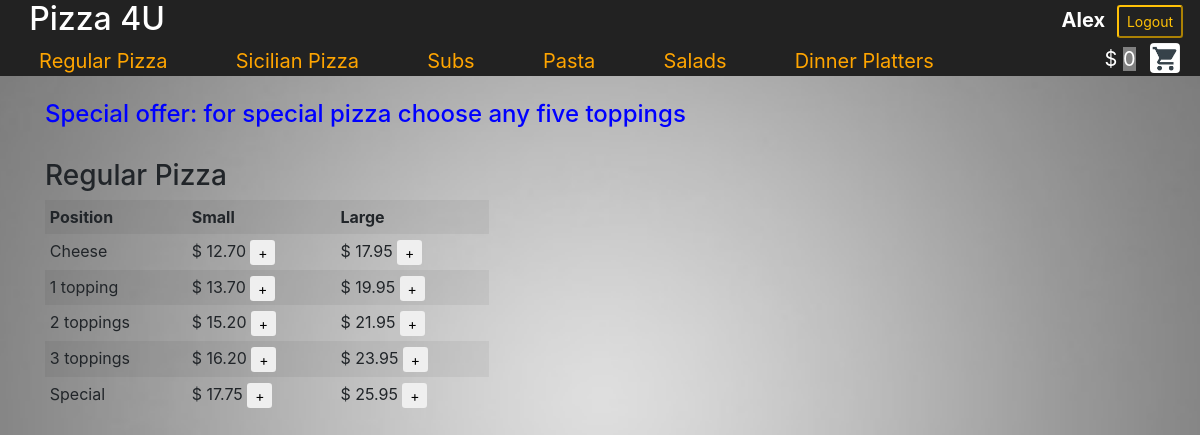
Screenshot of /menu/Regular Pizza (signed in) with the database file from the repository.
### orders/models.py (models this page shows, shortened)
class MenuPosition(models.Model):
	name = models.CharField(max_length=64)
	name_id = models.CharField(max_length=64)

class MenuTable(models.Model):
	id_position = models.AutoField(primary_key=True)
	category = models.CharField(max_length=64, help_text="Enter the category of dish")
	dish_name = models.CharField(max_length=64, null=True, help_text="Enter a dish")
	price_sml = models.DecimalField(max_digits=4, decimal_places=2, \
									null=True, blank=True, help_text="Enter price")
	price_lrg = models.DecimalField(max_digits=4, decimal_places=2, \
									null=True, blank=True, help_text="Enter price")
	topping_count = models.IntegerField(null=True, blank=True,\
									help_text="Enter topping count")

### orders/views.py (the view)
# urls.py: path("menu/<str:menu_position>", views.menu, name="menu"),
def menu(request, menu_position):
	menu_table = list(MenuTable.objects.filter(category=menu_position).values())
	toppings = MenuTable.objects.filter(category="Toppings").values()
	price_lrg = MenuTable.objects.filter(category=menu_position).values("price_lrg")
	flag = False
	for price in price_lrg:
		if price["price_lrg"] != None:
			flag = True
			break
	context = {\
				"user": request.user,\
				"menu_position":menu_position,\
				"menu_list": MenuPosition.objects.values_list(),\
				"menu_table": menu_table,\
				"toppings":toppings,\
				"flag": flag,\
				"total_cost": order_prise(request.user)
	}
	return render(request,"menu.html", context)

### orders/views.py (called while the page is built)
def order_prise(user_id):
	check_order(user_id)
	order_price = 0
	user_order = Orders.objects.filter(user_id=user_id, order_status="in basket").get()
	user_ord_numb = user_order.order_number
	order_list = OrderDetails.objects.filter(order_number=user_ord_numb)
	if user_order:
		for one_dish in order_list:
			if one_dish.dish_id.category != "Toppings":
				order_price += one_dish.price
	return order_price

def check_order(user_id):
	order_list_ = Orders.objects.filter(user_id=user_id, order_status="in basket").values()
	if len(order_list_) == 0:
		user_order = Orders(user=user_id, order_status="in basket")
		user_order.save()

### orders/templates/menu.html (shortened to what this page needs)
{% extends "index.html" %}
{% block body%}
	{% if flag %}
		{% if menu_position == 'Regular Pizza' or menu_position == 'Sicilian Pizza' %}
			<div style="margin-top: 30px;margin-bottom:30px; color: blue">
				<h4>Special offer: for special pizza choose any five toppings</h4>
			</div>
			<h3>{{ menu_position }}</h3>
			<table id="pizza_table" class="table table-striped table-hover table-borderless table-sm" style="width:40%">
				<tr >
	                <th>Position</th>
	                <th>Small</th>
		            <th>Large</th>
	        	</tr>
				{% for name in menu_table %}
		            <tr>
		                <td>{{ name.dish_name }}</td>
	                		{% if name.topping_count == None %}
	                			<td>$ {{ name.price_sml }}
									<a href="{% url 'add_in_basket' menu_position  name.id_position 'price_sml' None %}">
										<button class="btn btn-sm btn_submit" >+</button>
									</a>
								</td>
				                <td>
				                	$ {{ name.price_lrg }}
				                	<a href="{% url 'add_in_basket' menu_position  name.id_position 'price_lrg' None %}">
										<button class="btn btn-sm btn_submit" >+</button>
									</a>
								</td>
		                	{% else %}
			                	<td>$ {{ name.price_sml }}
										<button id="pizza_sml_btn" class="btn btn-sm btn_submit" data-toggle="modal" data-target="#myModal" value="{{menu_position}}, {{name.id_position}}, price_sml, {{name.topping_count}}">+</button>
								</td>
			                <td>
			                	$ {{ name.price_lrg }}
	 								<button id="pizza_lrg_btn" class="btn btn-sm btn_submit" data-toggle="modal" data-target="#myModal"
	 								value="{{menu_position}}, {{name.id_position}}, price_lrg, {{name.topping_count}}">+</button>
							</td>
						{% endif %}
					</tr>
				{% endfor %}
			</table>
    	{% endif %}
	{% endif %}
{% endblock %}

### orders/templates/index.html (shortened to what this page needs)
<!DOCTYPE html>
<html>
    <head>
        {% load static %}
        <link rel="stylesheet" href="https://maxcdn.bootstrapcdn.com/bootstrap/4.1.3/css/bootstrap.min.css">
        <link rel="stylesheet" type="text/css" href="{% static 'styles.css' %}">
    </head>
    <body >
        <div class="main-header" style="z-index:99999999">
            <div class="grid-container">
                <div>
                    <h2 class='text-white text-right'><a style="color: white; margin-right: 5px" href="{% url 'index'  %}">Pizza 4U</a></h2>
                </div>
                <div>
                </div>
                {% if user %}
                        <div id = "username_in_head" class='text-white text-right font-weight-bold' style="font-size: larges; margin: 5px;margin-right: -15px" >{{user}}</div>
                        <div>
                            <a href="{% url 'logout' %}">
                                <button id = "btn_logout" style="margin: 5px; margin-right: -15px" type="button" class="btn-sm btn-outline-warning">Logout</button>
                            </a>
                        </div>
                {% endif %}
            </div>
        {% if user.is_superuser %}
            </div>
            <div class="container" style="margin-top: 80px">
                <table>
                    {% for order in all_orders %}
                        <tr height="35">
                            <td>
                                <h5 id="inline">#{{ order.order_number }} - {{ order.user }} - {{ order.order_status }}</h5>
                            </td>
                            <td>
                                <div class="dropdown" id="inline">
                                    <button type="button" class="btn btn-success dropdown-toggle" data-toggle="dropdown">
                                    Order Status
                                    </button>
                                    <div class="dropdown-menu">
                                        <a class="dropdown-item" href="{% url 'order_status' order.order_number 'in procces' %}">in procces</a>
                                        <a class="dropdown-item" href="{% url 'order_status' order.order_number 'closed' %}">closed</a>
                                    </div>
                                </div>
                            </td>
                            <td>
                                <div class="dropdown" id="inline">
                                    <button type="button" class="btn btn-sml btn-info dropdown-toggle" data-toggle="dropdown">
                                    Order Details</button>
                                    <div class="dropdown-menu">
                                        {% for details in order_details %}
                                           {% if details.order_number.order_number == order.order_number %}
                                                {% if details.dish_id.category == "Toppings" %}
                                                    <a class="dropdown-item" style="margin-left: 30px">- {{ details.dish_id.dish_name }}</a>
                                                {% else %}
                                                    <a class="dropdown-item">{{ details.dish_id.category }}/{{ details.dish_id.dish_name }} - $ {{ details.price }}</a>
                                                {% endif %}
                                            {% endif %}
                                        {% endfor %}
                                    </div>
                                </div>
                            </td>
                        </tr>
                    {% endfor %}
                </table>
            </div>
        {% else  %}
            <div id = "menu_in_header " class="grid-container2">
                {% for menu_code, menu_position, menu_id in menu_list %}
                    <div>
                        <a style="color: orange" href="{% url 'menu' menu_position %}"> {{ menu_position }}</a>
                    </div>
                {% endfor %}
                <div>
                </div>
                {% if user %}
                    <div style="text-align: right;">
                       <p style="margin: -2.5px 0px;">$ <span style="background: gray;">{{ total_cost }}</span></p>
                    </div>
                    <div style="margin: -5px;">
                        <a href="{% url 'order' %}">
                            <button id="basket_btn" type="button" class="btn"></button>
                        </a>
                    </div>
                 {% endif %}
            </div>
        </div>
        <div class="container" style="margin-top: 100px">
            {% block body%}{% endblock %}
        </div>
        {% endif %}
    </body>
</html>

### orders/static/styles.css (style rules this page uses)
body { overflow: auto; background: url(./depositphotos_9218159-stock-photo-grey-background.jpg) no-repeat center center fixed; background-size: 120%; }
.main-header { position: fixed; top: 0; width: 100%; padding: 0px 10px; background: #222; }
.grid-container { display: grid; grid-template-columns: 160px auto 200px 100px; }
.grid-container2 { display: grid; grid-template-columns:repeat(8, auto) 5%; margin: -5px; padding: 5px 0px; }
.grid-container > div, .grid-container2 > div { text-align: center; padding: 0px 0px; font-size: 20px; color: white; }
.btn_submit { top: 0px; right: 0px; width: 25px; height: 25px; margin: 0px; padding: 0rem 0rem; }
#basket_btn { width: 30px; height: 30px; background-image: url(./basket.png); background-size: 105%; background-repeat: no-repeat; background-position: -1px 0px; }

### rows the page displays
MenuPosition: menu_list "Regular Pizza"
MenuPosition: menu_list "Sicilian Pizza"
MenuPosition: menu_list "Subs"
MenuPosition: menu_list "Pasta"
MenuPosition: menu_list "Salads"
MenuPosition: menu_list "Dinner Platters"
MenuTable: dish_name "Cheese", price_sml "12.70", price_lrg "17.95"
MenuTable: dish_name "1 topping", price_sml "13.70", price_lrg "19.95"
MenuTable: dish_name "2 toppings", price_sml "15.20", price_lrg "21.95"
MenuTable: dish_name "3 toppings", price_sml "16.20", price_lrg "23.95"
MenuTable: dish_name "Special", price_sml "17.75", price_lrg "25.95"

### other values shown
{{ user }} "Alex"
{{ total_cost }} "0"
{{ menu_position }} "Regular Pizza"
